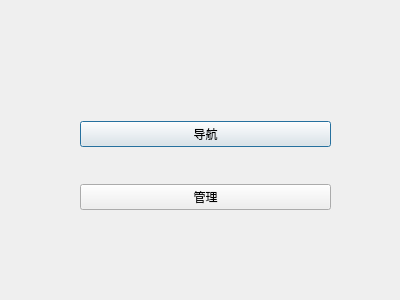
<?xml version="1.0" encoding="UTF-8"?>
<ui version="4.0">
 <class>MainMenu</class>
 <widget class="QDialog" name="MainMenu">
  <property name="geometry">
   <rect>
    <x>0</x>
    <y>0</y>
    <width>400</width>
    <height>300</height>
   </rect>
  </property>
  <property name="windowTitle">
   <string>Dialog</string>
  </property>
  <widget class="QWidget" name="verticalLayoutWidget">
   <property name="geometry">
    <rect>
     <x>80</x>
     <y>90</y>
     <width>251</width>
     <height>151</height>
    </rect>
   </property>
   <layout class="QVBoxLayout" name="verticalLayout">
    <item>
     <widget class="QPushButton" name="navgation">
      <property name="text">
       <string>导航</string>
      </property>
     </widget>
    </item>
    <item>
     <widget class="QPushButton" name="manage">
      <property name="text">
       <string>管理</string>
      </property>
     </widget>
    </item>
   </layout>
  </widget>
 </widget>
 <resources/>
 <connections/>
</ui>
